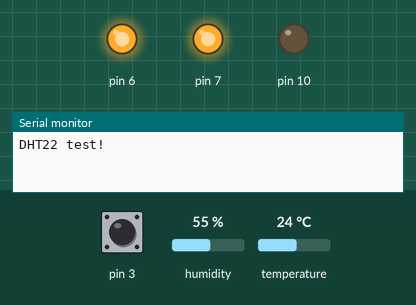
The sketch below on a simulated Arduino Uno, built for the host (arithmetic inside an expression is 32-bit, double 64-bit). Shown: output pins drawn as LEDs (lit = HIGH), the last lines printed to the serial monitor. The inputs (shaded band) are chosen by the test bench; at power-on: pin 3 HIGH, humidity 55 %, temperature 24 °C. The local clock reads 2024-03-15 10:24:30 at power-on unless the sketch sets it; storage starts empty.

Above: at 0.8 s.
0.9 s: pin 3 pulled LOW for 0.15 s
At 1.5 s:
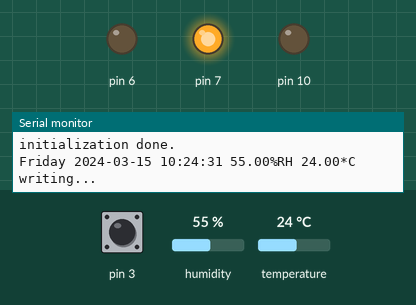
At 2.1 s:
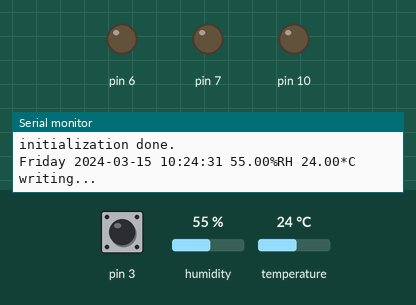
Timing chart, 0 to 10.0 s (numbered marks = the images above; inputs shaded):
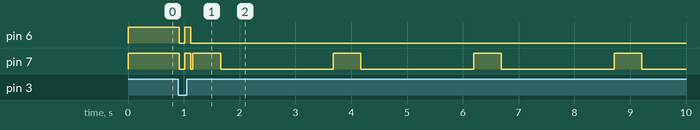

The sketch:

DHT.ino
```cpp
#include <SPI.h>
#include <SD.h>
#include "DHT.h"
#include <stdio.h>
#include <string.h>
#include <DS1302.h>

#define DHTPIN 2     // RH, T read in pin
#define DHTTYPE DHT22   // DHT 22  (AM2302), AM2321

File dataFile;
String fileName = "data.txt";

uint8_t CE_PIN   = 5;
uint8_t IO_PIN   = 8;
uint8_t SCLK_PIN = 9;

char buf[50];
char day[10];
String comdata = "";
int numdata[7] ={0}, j = 0, mark = 0;
DS1302 rtc(CE_PIN, IO_PIN, SCLK_PIN);

DHT dht(DHTPIN, DHTTYPE);
const int chipSelect = 4;   //TF module CS pin

void setup() {
  Serial.begin(9600);
  rtc.write_protect(false);
  rtc.halt(false);
  Serial.println("DHT22 test!");
  pinMode(10, OUTPUT);
  pinMode(6, OUTPUT);
  pinMode(7, OUTPUT);
  pinMode(3, INPUT_PULLUP);
  digitalWrite(6, HIGH);
  digitalWrite(7, HIGH);
  while(digitalRead(3)){}

  Serial.println("Initializing SD card");
  if (!SD.begin(chipSelect))
  {
    Serial.println("initialization failed!");
    digitalWrite(6, HIGH);
    while(1);
  }
  Serial.println("initialization done.");
  digitalWrite(6, LOW);
  digitalWrite(7, LOW);
  delay(100);
  digitalWrite(6, HIGH);
  digitalWrite(7, HIGH);
  delay(100);
  digitalWrite(6, LOW);
  digitalWrite(7, LOW);

  dataFile = SD.open(fileName, FILE_WRITE);
  dataFile.println("Start recording...");
  dataFile.close();
  dataFile = SD.open(fileName, FILE_WRITE);
  dataFile.println("Week Date Time Humidity(%) Temperature(*C)");
  dataFile.close();
  dht.begin();
}

void loop() {
  float H = dht.readHumidity();
  float T = dht.readTemperature();

  Time t = rtc.time();
  memset(day, 0, sizeof(day));
  switch (t.day)
  {
    case 1: strcpy(day, "Sunday"); break;
    case 2: strcpy(day, "Monday"); break;
    case 3: strcpy(day, "Tuesday"); break;
    case 4: strcpy(day, "Wednesday"); break;
    case 5: strcpy(day, "Thursday"); break;
    case 6: strcpy(day, "Friday"); break;
    case 7: strcpy(day, "Saturday"); break;
  }
  snprintf(buf, sizeof(buf), "%s %04d-%02d-%02d %02d:%02d:%02d ", day, t.yr, t.mon, t.date, t.hr, t.min, t.sec);

  if (isnan(H) || isnan(T) ) {
    Serial.println("Failed to read from DHT sensor!");
    digitalWrite(6, HIGH);
    delay(100);
    digitalWrite(6, LOW);
    delay(100);
    return;
  }
  String dataString = "";
  String dataStringShow = "";
  dataStringShow = buf + String(H) + "%RH " + String(T) + "*C";
  dataString = buf + String(H) + String(T);
  dataFile = SD.open(fileName, FILE_WRITE);
  if (dataFile)
  {
    dataFile.println(dataString);
    dataFile.close();

    Serial.println(dataStringShow);
    Serial.println("writing...");
    digitalWrite(7, HIGH);
    delay(500);
    digitalWrite(7, LOW);
  }
  else
  {
    Serial.println("error opening data.txt");
    digitalWrite(6, HIGH);
    delay(500);
    digitalWrite(6, LOW);
  }
  delay(2000);
}
```

Measured:
- after the input at 0.9 s, pin 6: HIGH → LOW at once, → HIGH 0.10 s later, → LOW 0.10 s later; pin 7: goes LOW 0.10 s, HIGH 0.10 s, LOW 0.04 s, 3 × (HIGH 0.50 s, LOW 2.0 s), HIGH 0.50 s, then LOW, starting at once
